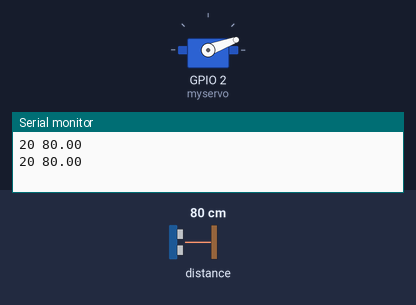
The sketch below on a simulated ESP32. On the bench: servo, the last lines printed to the serial monitor. The inputs (shaded band) are chosen by the test bench; at power-on: distance to the obstacle 80 cm.

Above: at 1.8 s.
1.9 s: distance to the obstacle set to 250 cm
At 2.4 s:
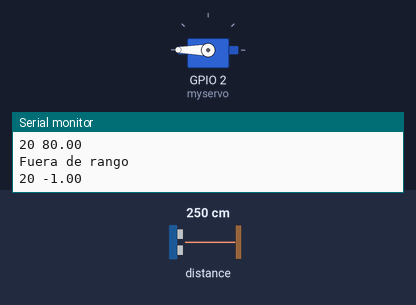
3.5 s: distance to the obstacle set to 9 cm
At 4.9 s:
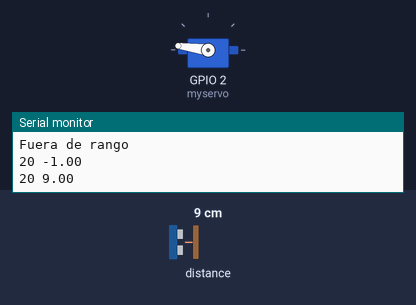
6.6 s: distance to the obstacle set to 18 cm
At 9.4 s:
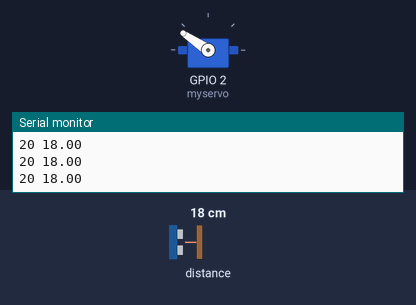
9.7 s: distance to the obstacle set to 35 cm
At 11.9 s:
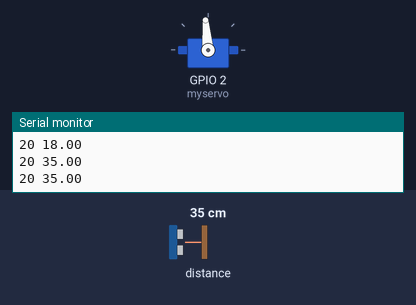
12.8 s: distance to the obstacle set to 2 cm
At 14.6 s:
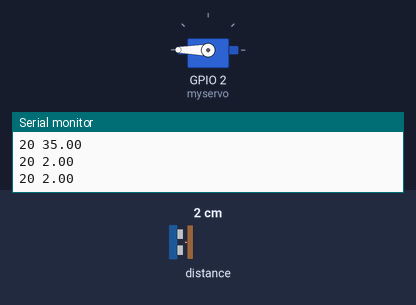
14.9 s: distance to the obstacle set to 60 cm
At 16.2 s:
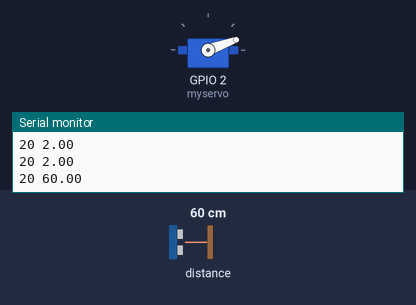
Timing chart, 0 to 17.9 s (numbered marks = the images above; inputs shaded):
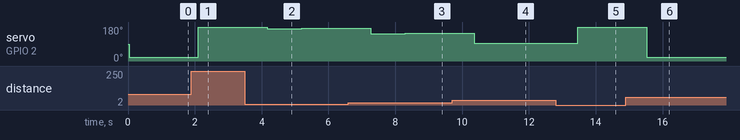

The sketch:

PID_brazo.ino
```cpp
#include <ESP32Servo.h>
#include <Wire.h>
#include "Adafruit_VL53L0X.h"

// Constantes PID
const double Kp = 3.0;
const double Ki = 0.0;
const double Kd = 100.0;

// Variables de control y estado
int pos = 0;
const int setPoint = 20;
unsigned long currentTime, previousTime = 0;
double elapsedTime;
double error, lastError = 0, cumError = 0, rateError;
double outPut;

// Variables para el sensor
float dis_cm;

// Definición del servo y sensor
Servo myservo;
Adafruit_VL53L0X lox = Adafruit_VL53L0X();

void setup() {
  Serial.begin(115200);

  if (!lox.begin()) {
    Serial.println(F("Failed to boot VL53L0X"));
    while (1);
  }

  myservo.attach(2);
}

void loop() {
  dis_cm = medirDistancia();

  pos = PID(dis_cm) + 140;
  limitarPosicion();

  myservo.write(pos);

  Serial.print(setPoint);
  Serial.print(" ");
  Serial.println(dis_cm);

  delay(1000);
}

float medirDistancia() {
  VL53L0X_RangingMeasurementData_t measure;
  lox.rangingTest(&measure, false);

  if (measure.RangeStatus != 4) {
    return measure.RangeMilliMeter / 10.0;
  } else {
    Serial.println("Fuera de rango");
    return -1.0; // Indicador de error
  }
}

void limitarPosicion() {
  if (pos > 180) {
    pos = 180;
  } else if (pos < 20) {
    pos = 20;
  }
}

double PID(float input) {
  currentTime = millis();
  elapsedTime = (double)(currentTime - previousTime);

  error = setPoint - input;
  cumError += error * elapsedTime;
  rateError = (error - lastError) / elapsedTime;
  outPut = Kp * error + Ki * cumError + Kd * rateError;

  lastError = error;
  previousTime = currentTime;

  return outPut;
}
```

Measured:
- after the input at 1.9 s, servo on GPIO 2 (myservo): 20° → 180° after 0.20 s
- after the input at 3.5 s, servo on GPIO 2 (myservo): 180° → 172° after 0.67 s, → 173° 1.0 s later
- after the input at 6.6 s, servo on GPIO 2 (myservo): 173° → 145° after 0.67 s, → 146° 1.0 s later
- after the input at 9.7 s, servo on GPIO 2 (myservo): 146° → 93° after 0.67 s, → 95° 1.0 s later
- after the input at 12.8 s, servo on GPIO 2 (myservo): 95° → 180° after 0.67 s
- after the input at 14.9 s, servo on GPIO 2 (myservo): 180° → 20° after 0.63 s
